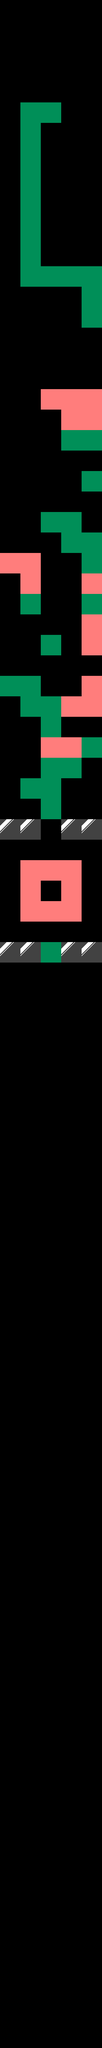

Tiled map render using the project's own tile images. Description and the map definition, with tile-layer contents summarised, below:
An orthogonal 5x100 tile map with 60x60 px tiles, 1 tile layer (main).

<map version="1.0" orientation="orthogonal" width="5" height="100" tilewidth="60" tileheight="60">
 <tileset firstgid="1" name="floor1" tilewidth="60" tileheight="60">
  <image source="../spritesheet/floor1.png" width="512" height="512" />
  <tile id="0">
   <properties>
    <property name="group_id" value="0" />
    <property name="hp" value="0" />
    <property name="type" value="0" />
   </properties>
  </tile>
  <tile id="1">
   <properties>
    <property name="group_id" value="0" />
    <property name="hp" value="1" />
    <property name="type" value="1000" />
   </properties>
  </tile>
  <tile id="2">
   <properties>
    <property name="group_id" value="2" />
    <property name="hp" value="1" />
    <property name="type" value="1001" />
   </properties>
  </tile>
  <tile id="3">
   <properties>
    <property name="group_id" value="3" />
    <property name="hp" value="1" />
    <property name="type" value="1002" />
   </properties>
  </tile>
  <tile id="4">
   <properties>
    <property name="group_id" value="4" />
    <property name="hp" value="1" />
    <property name="type" value="1003" />
   </properties>
  </tile>
  <tile id="5">
   <properties>
    <property name="group_id" value="0" />
    <property name="hp" value="3" />
    <property name="type" value="2000" />
   </properties>
  </tile>
  <tile id="6">
   <properties>
    <property name="group_id" value="0" />
    <property name="hp" value="10" />
    <property name="type" value="2001" />
   </properties>
  </tile>
  <tile id="7">
   <properties>
    <property name="group_id" value="0" />
    <property name="hp" value="65535" />
    <property name="type" value="1999" />
   </properties>
  </tile>
  <tile id="8">
   <properties>
    <property name="group_id" value="0" />
    <property name="hp" value="1" />
    <property name="type" value="3000" />
   </properties>
  </tile>
 </tileset>
 <layer name="main" width="5" height="100">
  <data>[500 cells, 218 non-empty, 7 distinct tile ids]</data>
 </layer>
</map>